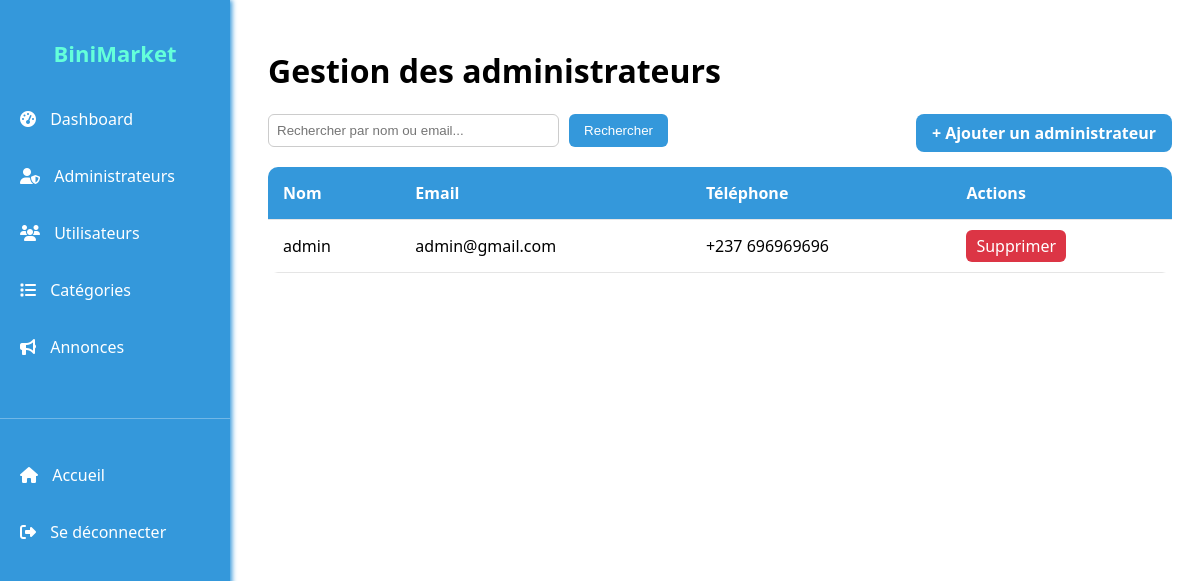
Page /super_admin/admins.php (signed in) on the committed database.
### tables this page shows
CREATE TABLE `users` (
  `user_id` int(11) NOT NULL,
  `username` varchar(50) NOT NULL,
  `email` varchar(100) NOT NULL,
  `password_hash` varchar(255) NOT NULL,
  `phone_number` varchar(20) DEFAULT NULL,
  `phone_momo` int(11) DEFAULT NULL,
  `profile_picture` varchar(255) DEFAULT 'user-profile.png',
  `bio` text DEFAULT NULL,
  `location_id` int(11) DEFAULT NULL,
  `registration_date` datetime NOT NULL DEFAULT current_timestamp(),
  `last_login` datetime DEFAULT NULL,
  `is_active` tinyint(1) DEFAULT 1,
  `grade` enum('user','admin','super_admin') DEFAULT 'user'
);

### super_admin/admins.php (the view, shortened to what this page needs)
<?php
require_once '../php/db.php';
$search = isset($_GET['q']) ? trim($_GET['q']) : '';
$query = "SELECT * FROM users WHERE grade = 'admin'";
if (!empty($search)) {
    $query .= " AND (username LIKE ? OR email LIKE ?)";
    $stmt = $conn->prepare($query);
    $like = '%' . $search . '%';
    $stmt->bind_param("ss", $like, $like);
} else {
    $stmt = $conn->prepare($query);
}
$stmt->execute();
$result = $stmt->get_result();
?>
<?php include 'includes/sidebar_sa.php'; ?>
<div class="main-content">
  <h1>Gestion des administrateurs</h1>
  <a href="add_admin.php" class="btn btn-add">+ Ajouter un administrateur</a>
  <form method="get" class="search-bar">
    <input type="text" name="q" placeholder="Rechercher par nom ou email..." value="<?= isset($_GET['q']) ? htmlspecialchars($_GET['q']) : '' ?>">
    <button type="submit">Rechercher</button>
</form>
  <table>
    <thead>
      <tr>
        <th>Nom</th>
        <th>Email</th>
        <th>Téléphone</th>
        <th>Actions</th>
      </tr>
    </thead>
    <tbody>
      <?php while ($admin = $result->fetch_assoc()): ?>
      <tr>
        <td><?= htmlspecialchars($admin['username']) ?></td>
        <td><?= htmlspecialchars($admin['email']) ?></td>
        <td><?= htmlspecialchars($admin['phone_number']) ?></td>
        <td>
          <a href="admins.php?delete=<?= $admin['user_id'] ?>" class="btn btn-delete" onclick="return confirm('Supprimer cet administrateur ?')">Supprimer</a>
        </td>
      </tr>
      <?php endwhile; ?>
    </tbody>
  </table>
</div>

### super_admin/admins.php (style rules this page uses)
.main-content { margin-left: 240px; padding: 20px; font-family: 'Segoe UI', sans-serif; }
.search-bar { margin-bottom: 20px; display: flex; gap: 10px; max-width: 400px; }
.search-bar input { flex: 1; padding: 8px; border-radius: 6px; border: 1px solid #ccc; }
.search-bar button { padding: 8px 15px; background-color: #3498db; color: white; border: none; border-radius: 6px; cursor: pointer; }
.btn-add { background-color: #3498db; color: white; padding: 8px 16px; border-radius: 8px; text-decoration: none; font-weight: bold; float: right; margin-bottom: 10px; }
table { width: 100%; border-collapse: collapse; background-color: white; border-radius: 10px; overflow: hidden; }
th, td { padding: 15px; text-align: left; border-bottom: 1px solid #e5e5e5; }
th { background-color: #3498db; color: #fff; }
.btn-delete { background-color: #dc3545; color: white; padding: 5px 10px; border-radius: 6px; text-decoration: none; }

### rows in the picture
users: username "admin", email "admin@gmail.com", phone_number "+237 696969696"
